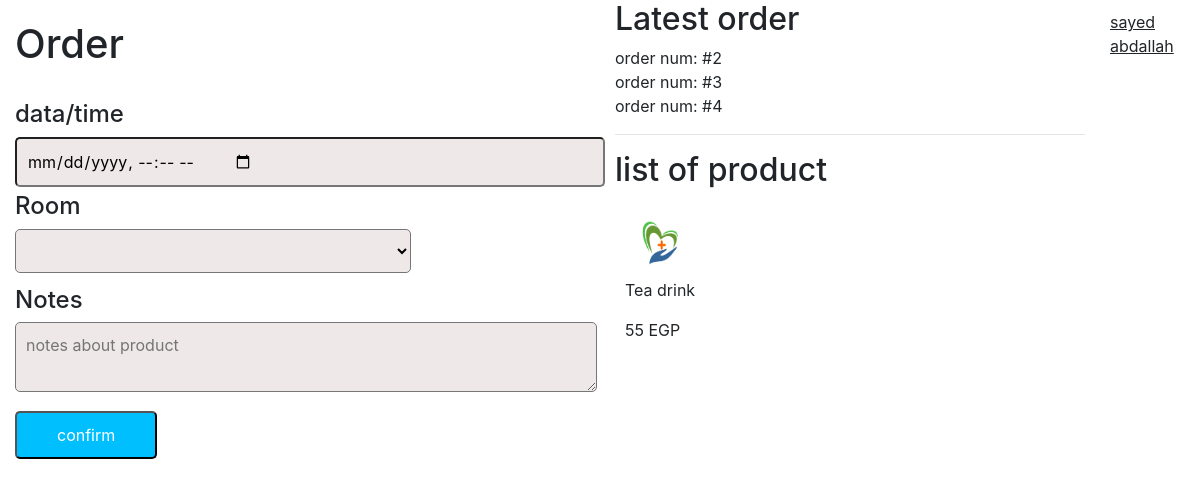
Page /user/home_user.php (signed in) on the committed database.
### tables this page shows
CREATE TABLE `order_info` (
  `order_id` int(11) NOT NULL,
  `status` varchar(30) NOT NULL DEFAULT 'process',
  `user_fk` int(11) NOT NULL,
  `date` datetime NOT NULL DEFAULT CURRENT_TIMESTAMP,
  `room` varchar(255) DEFAULT NULL,
  `note` varchar(255) DEFAULT NULL
);

CREATE TABLE `product` (
  `product_id` int(11) NOT NULL,
  `name` varchar(50) NOT NULL,
  `price` int(11) NOT NULL,
  `img_name` varchar(100) NOT NULL,
  `img_dir` varchar(100) NOT NULL,
  `cat_fk` int(11) DEFAULT NULL
);

### function/db2.php (called while the page is built, shortened)
<?php
$con = mysqli_connect('localhost', 'root','', 'cafeteria');
function query($sql){
	global $con;
	$res = mysqli_query($con, $sql);
	return $res ? $res : null;
}
function fetch($sql){
	$res = query($sql);
	if ($res) {
		if (mysqli_num_rows($res) > 0) {
			$data=[];
			while ($x = mysqli_fetch_assoc($res)) {
			    $data[]=$x;
			}
			return $data;
		}
	}
	return null;
}
function all($table){
	return $table && is_string($table) ? fetch("SELECT * FROM $table") : null;
}
?>

### user/home_user.php (the view, shortened to what this page needs)
<!DOCTYPE html>
<html lang="en">
<head>
    <link rel="stylesheet" href="<?php echo ASSETS?>/css/font-awesome.min.css">
    <link rel="stylesheet" href="../assets/css/bola.css">
    <link rel="stylesheet" href="https://maxcdn.bootstrapcdn.com/bootstrap/4.0.0/css/bootstrap.min.css">
</head>
<body>
  <div class="container-fluid">
  <div class="row">
          <div class="col-md-6">
          <form method="POST" action="process_home.php">
          <h1 class="sub">Order</h1>
         <br>
          <label for="dob">
          <h4>data/time</h4>
          <input class="padd padd2" type="datetime-local" name="dob" id="dob">
          <h4>Room</h4>
          <select class="padd padd2" id="element_6" name="room">
							<option  selected="selected"></option>
                            <?php
                            $y= all("user_info");
                            foreach ($y as $item) {
                             ?>
							<option value="<?php echo $item["room_num"]; ?>" ><?php echo $item["room_num"]; ?></option>
                            <?php } ?>
						</select>
          </label>
          <label for="name">
          <h4>Notes</h4>
          <textarea class="padd padd2" type="note" name="note" placeholder="notes about product" id="name"></textarea>
          </label><br>
          <button type="submit" class="padd3"">confirm</button><br><br><br>
      </form>
</div>
<div class="col-md-5">
<h2>Latest order</h2>
<?php
$z= all("order_info");
foreach ($z as $item) {
if ($_SESSION["user_id"]==$item["user_fk"]) {
?>
<div>
order num: #<?php echo $item["order_id"]; ?>
</div>
<?php }} ?>
<hr>
<h2>list of product</h2>
<?php
$x= all("product");
foreach ($x as $item) {
?>
<div style="float:left;padding:10px;">
<img  style="width:70px;height:70px;" src="../assets/images/<?php echo $item["img_name"]; ?>">
<br>
<p><?php echo $item["name"]."<br>" ?></P>
<p><?php echo $item["price"]."&nbspEGP"."<br>" ?></P>
</div>
<?php
}
?>
</div>
<div  style="float:left;padding:10px;" class="col-md-1"><u><?php echo $_SESSION["user_name"]; ?></u></div>
      </div>
</div>
</body>
</html>

### assets/css/bola.css (style rules this page uses)
.sub { padding-top: 20px ; }
.padd { padding: 10px; padding-right: 350px ; background-color: #efe8e8 ; border-radius: 5px ; }
.padd2 { margin-bottom: 5px ; }
.padd3 { padding: 10px 40px 10px 40px ; background-color: deepskyblue ; border-radius: 5px ; color: white ; }

### rows in the picture
order_info: order_id "2"
order_info: order_id "3"
order_info: order_id "4"
product: img_name (picture), name "Tea drink", price "55"

### other values in the picture
$_SESSION["user_name"] "sayed abdallah"
